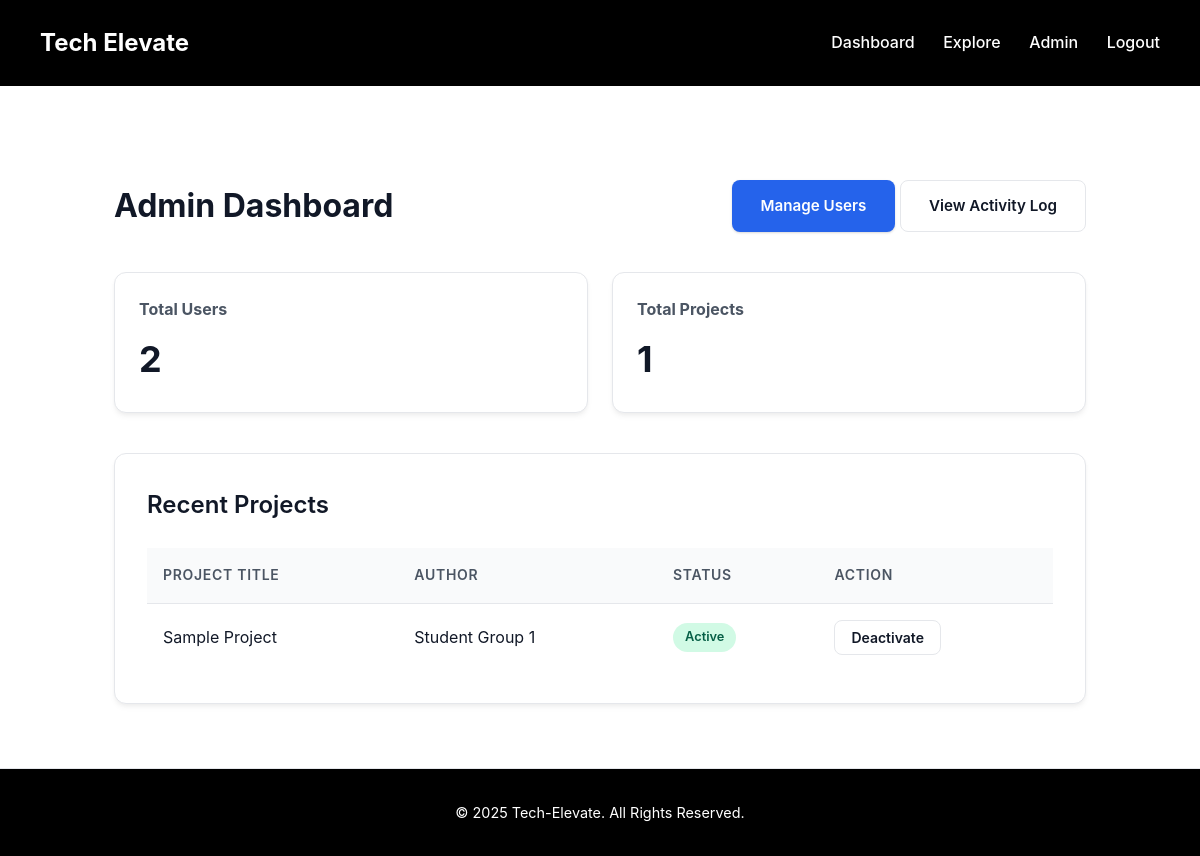
Page /admin/dashboard.php (signed in) on the committed database.
### tables this page shows
CREATE TABLE projects (
  id INT AUTO_INCREMENT PRIMARY KEY,
  user_id INT NOT NULL,
  project_title VARCHAR(255) NOT NULL,
  project_description TEXT,
  filename VARCHAR(255) DEFAULT NULL,
  uploaded_at TIMESTAMP DEFAULT CURRENT_TIMESTAMP,
  FOREIGN KEY (user_id) REFERENCES users(id) ON DELETE CASCADE
);

CREATE TABLE users (
  id INT AUTO_INCREMENT PRIMARY KEY,
  name VARCHAR(150) NOT NULL,
  email VARCHAR(150) NOT NULL UNIQUE,
  password VARCHAR(255) NOT NULL,
  role ENUM('admin','student') DEFAULT 'student',
  photo VARCHAR(255) DEFAULT NULL,
  course VARCHAR(150) DEFAULT NULL,
  year_level VARCHAR(100) DEFAULT NULL,
  about TEXT DEFAULT NULL,
  status ENUM('active','inactive') DEFAULT 'active',
  reset_token VARCHAR(255) DEFAULT NULL,
  reset_expires DATETIME DEFAULT NULL,
  created_at TIMESTAMP DEFAULT CURRENT_TIMESTAMP,
  updated_at TIMESTAMP DEFAULT CURRENT_TIMESTAMP ON UPDATE CURRENT_TIMESTAMP
);

### admin/dashboard.php (the view, shortened to what this page needs)
<?php
require '../db_connect.php';
$totalUsers = $conn->query("SELECT COUNT(*) as c FROM users")->fetch_assoc()['c'];
$totalProjects = $conn->query("SELECT COUNT(*) as c FROM projects")->fetch_assoc()['c'];
$recentProjects = $conn->query("SELECT p.*, u.name FROM projects p JOIN users u ON u.id = p.user_id ORDER BY p.uploaded_at DESC LIMIT 5");
include '../includes/header.php';
?>
<div class="page-body">
    <div class="admin-header">
        <h1 class="page-title">Admin Dashboard</h1>
        <div class="admin-header-actions">
            <a class="btn" href="users.php">Manage Users</a>
            <a class="btn-outline" href="admin_activity_log.php">View Activity Log</a>
        </div>
    </div>
    <div class="admin-stats-grid">
        <div class="stat-card">
            <h3>Total Users</h3>
            <p><?php echo $totalUsers; ?></p>
        </div>
        <div class="stat-card">
            <h3>Total Projects</h3>
            <p><?php echo $totalProjects; ?></p>
        </div>
    </div>
    <div class="admin-table-container">
        <div class="admin-table-header">
            <h2>Recent Projects</h2>
        </div>
        <table class="styled-table">
            <thead>
                <tr>
                    <th>Project Title</th>
                    <th>Author</th>
                    <th>Status</th>
                    <th class="text-right">Action</th>
                </tr>
            </thead>
            <tbody>
                <?php if ($recentProjects->num_rows > 0) : ?>
                    <?php while ($project = $recentProjects->fetch_assoc()) : ?>
                        <tr>
                            <td><?php echo htmlspecialchars($project['project_title']); ?></td>
                            <td><?php echo htmlspecialchars($project['name']); ?></td>
                            <td>
                                <span class="status-pill status-pill-<?php echo $project['status'] === 'active' ? 'green' : 'red'; ?>">
                                    <?php echo ucfirst($project['status']); ?>
                                </span>
                            </td>
                            <td class="text-right">
                                <form method="post" action="toggle_project.php" style="display: inline-block;">
                                    <button type="submit" class="btn-outline action-btn" name="action" value="<?php echo $project['status'] === 'active' ? 'deactivate' : 'activate'; ?>">
                                        <?php echo $project['status'] === 'active' ? 'Deactivate' : 'Activate'; ?>
                                    </button>
                                </form>
                            </td>
                        </tr>
                    <?php endwhile; ?>
                <?php else : ?>
                    <tr>
                        <td colspan="4" class="text-center" style="padding: 3rem;">No projects found.</td>
                    </tr>
                <?php endif; ?>
            </tbody>
        </table>
    </div>
</div>
<?php include '../includes/footer.php'; ?>

### assets/css/style.css (style rules this page uses)
:root { --bg-color: #ffffff; --primary-color: #2563EB; --secondary-color: #4B5563; --text-color: #111827; --card-bg: #ffffff; --border-color: #E5E7EB; --shadow: 0 4px 6px -1px rgba(0, 0, 0, 0.05), 0 2px 4px -1px rgba(0, 0, 0, 0.04); --shadow-lg: 0 10px 15px -3px rgba(0, 0, 0, 0.07), 0 4px 6px -2px rgba(0, 0, 0, 0.05); --font-family: 'Inter', -apple-system, BlinkMacSystemFont, 'Segoe UI', Roboto, sans-serif; }
* { margin: 0; padding: 0; box-sizing: border-box; font-family: var(--font-family); }
body { background-color: var(--bg-color); color: var(--text-color); line-height: 1.6; min-height: 100vh; display: flex; flex-direction: column; }
.container, .page-body { width: 90%; max-width: 1200px; margin: 0 auto; padding-top: 90px; padding-bottom: 2rem; }
.btn, .btn-outline, .btn-small { border: 1px solid transparent; cursor: pointer; border-radius: 0.5rem; text-decoration: none; display: inline-block; font-size: 0.95rem; font-weight: 600; padding: 0.8rem 1.75rem; transition: all 0.2s ease; }
.btn { background-color: var(--primary-color); color: #fff; box-shadow: 0 1px 3px 0 rgba(0,0,0,0.1), 0 1px 2px 0 rgba(0,0,0,0.06); }
.btn-outline { background-color: transparent; border-color: var(--border-color); color: var(--text-color); }
.admin-header { display: flex; justify-content: space-between; align-items: center; margin-bottom: 2.5rem; }
.admin-stats-grid { display: grid; grid-template-columns: repeat(auto-fit, minmax(250px, 1fr)); gap: 1.5rem; margin-bottom: 2.5rem; }
.stat-card { background-color: var(--card-bg); padding: 1.5rem; border-radius: 0.75rem; border: 1px solid var(--border-color); box-shadow: var(--shadow); }
.stat-card h3 { font-size: 1rem; color: var(--secondary-color); margin-bottom: 0.5rem; }
.stat-card p { font-size: 2.25rem; font-weight: 700; }
.admin-table-container { background-color: var(--card-bg); padding: 2rem; border-radius: 0.75rem; border: 1px solid var(--border-color); box-shadow: var(--shadow); }
.admin-table-header { display: flex; justify-content: space-between; align-items: center; margin-bottom: 1.5rem; }
.admin-table-header h2 { font-size: 1.5rem; font-weight: 600; }
.styled-table { width: 100%; border-collapse: collapse; }
.styled-table th, .styled-table td { padding: 1rem; text-align: left; border-bottom: 1px solid var(--border-color); }
.styled-table th { background-color: #F9FAFB; font-weight: 600; color: var(--secondary-color); font-size: 0.875rem; text-transform: uppercase; letter-spacing: 0.05em; }
.styled-table tbody tr:last-child td { border-bottom: none; }
.status-pill { display: inline-block; padding: 0.25rem 0.75rem; border-radius: 9999px; font-size: 0.8rem; font-weight: 600; text-transform: capitalize; }
.status-pill-green { background-color: #D1FAE5; color: #065F46; }
.action-btn { padding: 0.5rem 1rem; font-size: 0.875rem; }
.text-right { text-align: right; }

### rows in the picture
projects: project_title "Sample Project", user.name "Student Group 1", status "Active", shows "Deactivate"

### other values in the picture
$totalUsers "2"
$totalProjects "1"
